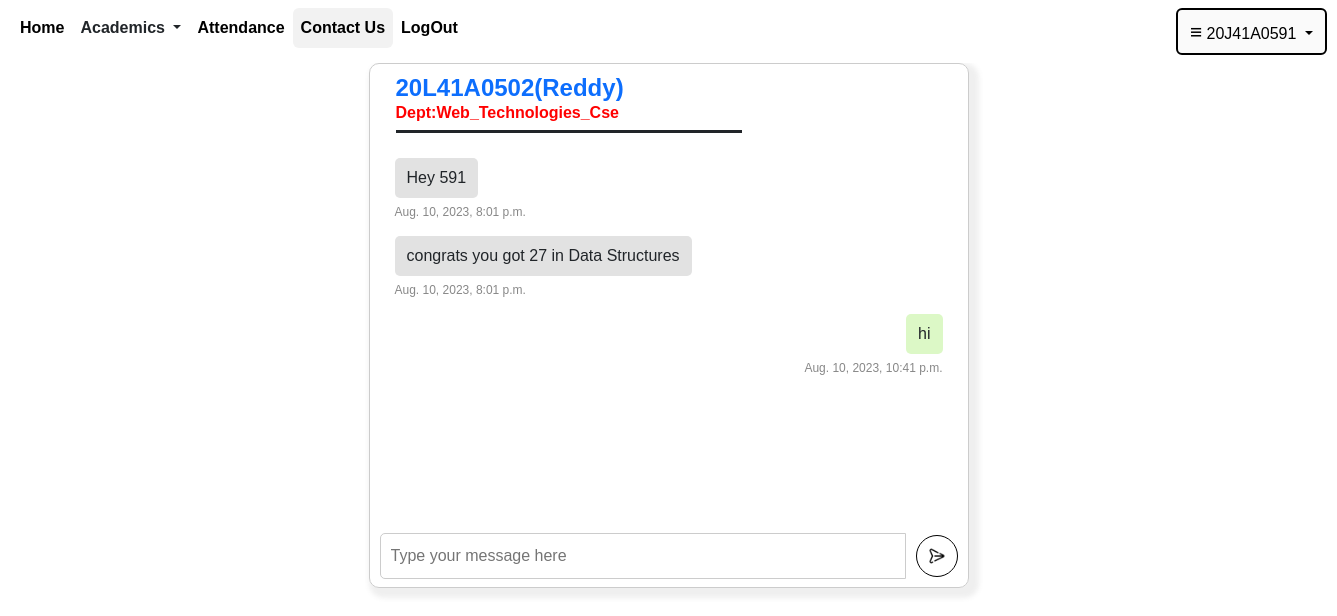
Page /send_message/20L41A0502 (signed in) on the committed database.
### user/models.py (models this page shows, shortened)
class LoginDetails(models.Model):
    username=models.CharField(max_length=20,primary_key=True)
    password=models.CharField(max_length=20)
    name=models.CharField(max_length=100)
    usertype=models.CharField(max_length=30,default="usertype")
    dept=models.CharField(max_length=30,default="department")

class Message(models.Model):
    message_id=models.IntegerField()
    sender=models.CharField(max_length=120)
    receiver=models.CharField(max_length=120)
    message=models.CharField(max_length=1000,blank=False)
    timestamp=models.DateTimeField(default=timezone.now)

### user/views.py (the view)
# urls.py: path('send_message/<str:pk>',views.send_message),
def send_message(request,pk):
    uname=request.session.get('uname')
    name=request.session.get('name')
    selctedname=LoginDetails.objects.get(username=pk).name
    selcteddept=LoginDetails.objects.get(username=pk).dept
    messagelist=Message.objects.filter((Q(sender=uname) & Q(receiver=pk)) | (Q(sender=pk) & Q(receiver=uname)))
    return render(request,'send_message.html',{'selected':pk,'selecteddept':selcteddept,'selectedname':selctedname,'uname':uname,'name':name,'messagelist':messagelist})

### user/templates/send_message.html (shortened to what this page needs)
{% extends 'base.html'%}
{% block content%}
<form action='/message_sent/{{selected}}' id="form"method='post'>
<div class="outer_box">
    <div class="h4 pb-2 mb-0 border-bottom border-3 mx-3 border-dark underline" style="color:#0d6efd;width:60%;">
    <b>{{selected}}({{selectedname}})</b> <br>
    <h6 class="mb-0"><b style="color:red;">Dept:{{selecteddept}}</b></h6>
  </div>
    <div class="chat-window" id="chat-wind">
        {% for msg in messagelist %}
            {% if msg.sender == uname%}
                <div class="message sent">
                    <span class="message-content">{{msg.message}}</span>
                    <div class="message-timestamp">{{msg.timestamp}}</div>
                </div>
            {% elif msg.sender == selected%}
                <div class="message received">
                    <span class="message-content">{{msg.message}}</span>
                    <div class="message-timestamp">{{msg.timestamp}}</div>
                </div>
            {%endif%}
        {%endfor%}
    </div>
    <div class="message-box">
        <input type="text" id="message-input" name="text" placeholder="Type your message here">
        <button class="btt"><div id="send-button" onclick="refreshChat()"><img src="../static/img/icons8-send-96.png"></div></button>
    </div>
</div>
  </form>
{%endblock%}

### rows in the picture
LoginDetails: name "Reddy", dept "Web_Technologies_Cse"
Message: message "Hey 591", timestamp "Aug. 10, 2023, 8:01 p.m."
Message: message "congrats you got 27 in Data Structures", timestamp "Aug. 10, 2023, 8:01 p.m."
Message: message "hi", timestamp "Aug. 10, 2023, 10:41 p.m."

### other values in the picture
{{ uname }} "20J41A0591"
{{ selected }} "20L41A0502"
